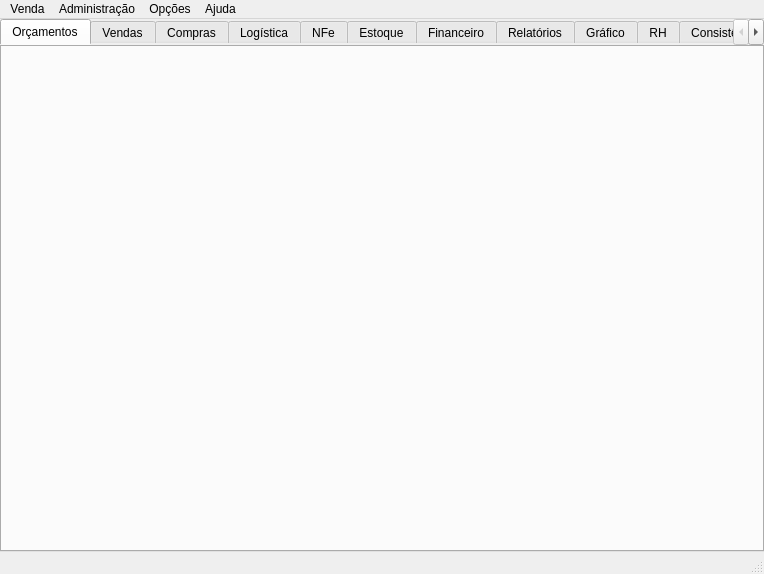
<?xml version="1.0" encoding="UTF-8"?>
<ui version="4.0">
 <class>MainWindow</class>
 <widget class="QMainWindow" name="MainWindow">
  <property name="geometry">
   <rect>
    <x>0</x>
    <y>0</y>
    <width>764</width>
    <height>574</height>
   </rect>
  </property>
  <property name="windowTitle">
   <string>MainWindow</string>
  </property>
  <property name="windowIcon">
   <iconset resource="../qrs/resources.qrc">
    <normaloff>:/Staccato.ico</normaloff>:/Staccato.ico</iconset>
  </property>
  <property name="locale">
   <locale language="Portuguese" country="Brazil"/>
  </property>
  <widget class="QWidget" name="centralWidget">
   <layout class="QGridLayout" name="gridLayout">
    <property name="leftMargin">
     <number>0</number>
    </property>
    <property name="topMargin">
     <number>0</number>
    </property>
    <property name="rightMargin">
     <number>0</number>
    </property>
    <property name="bottomMargin">
     <number>0</number>
    </property>
    <property name="spacing">
     <number>0</number>
    </property>
    <item row="0" column="0">
     <widget class="QTabWidget" name="tabWidget">
      <property name="styleSheet">
       <string notr="true">QTabBar::tab:disabled {
	 width: 0;
	 height: 0;
	 margin: 0;
	 padding: 0;
	 border: none; 
}

QTabWidget::pane {
	margin: 0px 0px 0px 0px; 
}
</string>
      </property>
      <property name="currentIndex">
       <number>0</number>
      </property>
      <widget class="QWidget" name="tabOrcamentos">
       <attribute name="title">
        <string>Orçamentos</string>
       </attribute>
       <layout class="QGridLayout" name="gridLayout_2">
        <property name="leftMargin">
         <number>0</number>
        </property>
        <property name="topMargin">
         <number>0</number>
        </property>
        <property name="rightMargin">
         <number>0</number>
        </property>
        <property name="bottomMargin">
         <number>0</number>
        </property>
        <property name="spacing">
         <number>0</number>
        </property>
        <item row="0" column="0">
         <widget class="WidgetOrcamento" name="widgetOrcamento" native="true"/>
        </item>
       </layout>
      </widget>
      <widget class="QWidget" name="tabVendas">
       <attribute name="title">
        <string>Vendas</string>
       </attribute>
       <layout class="QGridLayout" name="gridLayout_20">
        <property name="leftMargin">
         <number>0</number>
        </property>
        <property name="topMargin">
         <number>0</number>
        </property>
        <property name="rightMargin">
         <number>0</number>
        </property>
        <property name="bottomMargin">
         <number>0</number>
        </property>
        <property name="spacing">
         <number>0</number>
        </property>
        <item row="0" column="0">
         <widget class="WidgetVenda" name="widgetVenda" native="true"/>
        </item>
       </layout>
      </widget>
      <widget class="QWidget" name="tabCompras">
       <attribute name="title">
        <string>Compras</string>
       </attribute>
       <layout class="QGridLayout" name="gridLayout_21">
        <property name="leftMargin">
         <number>0</number>
        </property>
        <property name="topMargin">
         <number>0</number>
        </property>
        <property name="rightMargin">
         <number>0</number>
        </property>
        <property name="bottomMargin">
         <number>0</number>
        </property>
        <property name="spacing">
         <number>0</number>
        </property>
        <item row="0" column="0">
         <widget class="WidgetCompra" name="widgetCompra" native="true"/>
        </item>
       </layout>
      </widget>
      <widget class="QWidget" name="tabLogistica">
       <attribute name="title">
        <string>Logística</string>
       </attribute>
       <layout class="QGridLayout" name="gridLayout_6">
        <property name="leftMargin">
         <number>0</number>
        </property>
        <property name="topMargin">
         <number>0</number>
        </property>
        <property name="rightMargin">
         <number>0</number>
        </property>
        <property name="bottomMargin">
         <number>0</number>
        </property>
        <property name="spacing">
         <number>0</number>
        </property>
        <item row="0" column="0">
         <widget class="WidgetLogistica" name="widgetLogistica" native="true"/>
        </item>
       </layout>
      </widget>
      <widget class="QWidget" name="tabNFe">
       <attribute name="title">
        <string>NFe</string>
       </attribute>
       <layout class="QGridLayout" name="gridLayout_17" columnminimumwidth="0,0">
        <property name="leftMargin">
         <number>0</number>
        </property>
        <property name="topMargin">
         <number>0</number>
        </property>
        <property name="rightMargin">
         <number>0</number>
        </property>
        <property name="bottomMargin">
         <number>0</number>
        </property>
        <property name="spacing">
         <number>0</number>
        </property>
        <item row="0" column="1">
         <widget class="WidgetNfe" name="widgetNfe" native="true"/>
        </item>
       </layout>
      </widget>
      <widget class="QWidget" name="tabEstoque">
       <attribute name="title">
        <string>Estoque</string>
       </attribute>
       <layout class="QGridLayout" name="gridLayout_22">
        <property name="leftMargin">
         <number>0</number>
        </property>
        <property name="topMargin">
         <number>0</number>
        </property>
        <property name="rightMargin">
         <number>0</number>
        </property>
        <property name="bottomMargin">
         <number>0</number>
        </property>
        <property name="spacing">
         <number>0</number>
        </property>
        <item row="0" column="0">
         <widget class="WidgetEstoque" name="widgetEstoque" native="true"/>
        </item>
       </layout>
      </widget>
      <widget class="QWidget" name="tabFinanceiro">
       <attribute name="title">
        <string>Financeiro</string>
       </attribute>
       <layout class="QGridLayout" name="gridLayout_36">
        <property name="leftMargin">
         <number>0</number>
        </property>
        <property name="topMargin">
         <number>0</number>
        </property>
        <property name="rightMargin">
         <number>0</number>
        </property>
        <property name="bottomMargin">
         <number>0</number>
        </property>
        <property name="spacing">
         <number>0</number>
        </property>
        <item row="0" column="0">
         <widget class="WidgetFinanceiro" name="widgetFinanceiro" native="true"/>
        </item>
       </layout>
      </widget>
      <widget class="QWidget" name="tabRelatorios">
       <attribute name="title">
        <string>Relatórios</string>
       </attribute>
       <layout class="QGridLayout" name="gridLayout_3">
        <property name="leftMargin">
         <number>0</number>
        </property>
        <property name="topMargin">
         <number>0</number>
        </property>
        <property name="rightMargin">
         <number>0</number>
        </property>
        <property name="bottomMargin">
         <number>0</number>
        </property>
        <property name="spacing">
         <number>0</number>
        </property>
        <item row="0" column="0">
         <widget class="WidgetRelatorio" name="widgetRelatorio" native="true"/>
        </item>
       </layout>
      </widget>
      <widget class="QWidget" name="tabGraficos">
       <attribute name="title">
        <string>Gráfico</string>
       </attribute>
       <layout class="QGridLayout" name="gridLayout_4">
        <property name="leftMargin">
         <number>0</number>
        </property>
        <property name="topMargin">
         <number>0</number>
        </property>
        <property name="rightMargin">
         <number>0</number>
        </property>
        <property name="bottomMargin">
         <number>0</number>
        </property>
        <property name="spacing">
         <number>0</number>
        </property>
        <item row="0" column="0">
         <widget class="WidgetGraficos" name="widgetGraficos" native="true"/>
        </item>
       </layout>
      </widget>
      <widget class="QWidget" name="tabRh">
       <attribute name="title">
        <string>RH</string>
       </attribute>
       <layout class="QGridLayout" name="gridLayout_5">
        <property name="leftMargin">
         <number>0</number>
        </property>
        <property name="topMargin">
         <number>0</number>
        </property>
        <property name="rightMargin">
         <number>0</number>
        </property>
        <property name="bottomMargin">
         <number>0</number>
        </property>
        <property name="spacing">
         <number>0</number>
        </property>
        <item row="0" column="0">
         <widget class="WidgetRh" name="widgetRh" native="true">
          <property name="enabled">
           <bool>false</bool>
          </property>
         </widget>
        </item>
       </layout>
      </widget>
      <widget class="QWidget" name="tabConsistencia">
       <attribute name="title">
        <string>Consistência</string>
       </attribute>
       <layout class="QGridLayout" name="gridLayout_7">
        <property name="leftMargin">
         <number>0</number>
        </property>
        <property name="topMargin">
         <number>0</number>
        </property>
        <property name="rightMargin">
         <number>0</number>
        </property>
        <property name="bottomMargin">
         <number>0</number>
        </property>
        <property name="spacing">
         <number>0</number>
        </property>
        <item row="0" column="0">
         <widget class="WidgetConsistencia" name="widgetConsistencia" native="true"/>
        </item>
       </layout>
      </widget>
     </widget>
    </item>
   </layout>
  </widget>
  <widget class="QStatusBar" name="statusBar">
   <property name="styleSheet">
    <string notr="true">color: rgb(255, 0, 0);</string>
   </property>
  </widget>
  <widget class="QMenuBar" name="menuBar">
   <property name="geometry">
    <rect>
     <x>0</x>
     <y>0</y>
     <width>764</width>
     <height>21</height>
    </rect>
   </property>
   <widget class="QMenu" name="menuOpcoes">
    <property name="title">
     <string>Opções</string>
    </property>
    <widget class="QMenu" name="menuTema">
     <property name="title">
      <string>Tema</string>
     </property>
     <addaction name="actionClaro"/>
     <addaction name="actionEscuro"/>
    </widget>
    <widget class="QMenu" name="menuImportar_tabela_fornecedor">
     <property name="title">
      <string>Importar tabela fornecedor</string>
     </property>
     <addaction name="actionProdutos"/>
     <addaction name="actionPromocao"/>
    </widget>
    <addaction name="menuImportar_tabela_fornecedor"/>
    <addaction name="actionImportar_tabela_IBPT"/>
    <addaction name="menuTema"/>
    <addaction name="actionConfiguracoes"/>
   </widget>
   <widget class="QMenu" name="menuAdministracao">
    <property name="title">
     <string>Administração</string>
    </property>
    <addaction name="actionCadastrarProfissional"/>
    <addaction name="actionGerenciar_Lojas"/>
    <addaction name="actionGerenciar_Transportadoras"/>
    <addaction name="actionCadastrarUsuario"/>
    <addaction name="actionCadastrarFornecedor"/>
    <addaction name="actionCadastrarProdutos"/>
    <addaction name="actionGerenciar_preco_estoque"/>
   </widget>
   <widget class="QMenu" name="menuVenda">
    <property name="title">
     <string>Venda</string>
    </property>
    <addaction name="actionCriarOrcamento"/>
    <addaction name="actionCadastrarCliente"/>
   </widget>
   <widget class="QMenu" name="menuAjuda">
    <property name="title">
     <string>Ajuda</string>
    </property>
    <addaction name="actionSobre"/>
   </widget>
   <widget class="QMenu" name="menuCalculadora">
    <property name="title">
     <string/>
    </property>
    <property name="icon">
     <iconset resource="../qrs/resources.qrc">
      <normaloff>:/calculator-icon.png</normaloff>:/calculator-icon.png</iconset>
    </property>
    <addaction name="actionCalculadora"/>
    <addaction name="actionCalcular_frete"/>
   </widget>
   <addaction name="menuVenda"/>
   <addaction name="menuAdministracao"/>
   <addaction name="menuOpcoes"/>
   <addaction name="menuAjuda"/>
   <addaction name="menuCalculadora"/>
  </widget>
  <action name="actionCriarOrcamento">
   <property name="text">
    <string>Criar orçamento</string>
   </property>
   <property name="shortcut">
    <string>Ctrl+N</string>
   </property>
  </action>
  <action name="actionCadastrarProdutos">
   <property name="text">
    <string>Gerenciar produtos</string>
   </property>
  </action>
  <action name="actionCadastrarCliente">
   <property name="text">
    <string>Gerenciar cliente</string>
   </property>
   <property name="toolTip">
    <string>Cadastrar cliente</string>
   </property>
  </action>
  <action name="actionCadastrarUsuario">
   <property name="text">
    <string>Gerenciar usuários</string>
   </property>
   <property name="toolTip">
    <string>Cadastrar usuário</string>
   </property>
  </action>
  <action name="actionCadastrarProfissional">
   <property name="text">
    <string>Gerenciar profissionais</string>
   </property>
   <property name="toolTip">
    <string>Cadastrar profissional</string>
   </property>
  </action>
  <action name="actionGerenciar_Transportadoras">
   <property name="text">
    <string>Gerenciar transportadoras</string>
   </property>
  </action>
  <action name="actionGerenciar_Lojas">
   <property name="text">
    <string>Gerenciar lojas</string>
   </property>
  </action>
  <action name="actionCadastrarFornecedor">
   <property name="text">
    <string>Gerenciar fornecedores</string>
   </property>
   <property name="toolTip">
    <string>Cadastrar fornecedor</string>
   </property>
  </action>
  <action name="actionSobre">
   <property name="text">
    <string>Sobre o ERP Staccato</string>
   </property>
  </action>
  <action name="actionClaro">
   <property name="text">
    <string>Claro</string>
   </property>
  </action>
  <action name="actionEscuro">
   <property name="text">
    <string>Escuro</string>
   </property>
  </action>
  <action name="actionConfiguracoes">
   <property name="text">
    <string>Configurações</string>
   </property>
  </action>
  <action name="actionCalculadora">
   <property name="icon">
    <iconset resource="../qrs/resources.qrc">
     <normaloff>:/calculator-icon.png</normaloff>:/calculator-icon.png</iconset>
   </property>
   <property name="text">
    <string>Calculadora</string>
   </property>
  </action>
  <action name="actionProdutos">
   <property name="text">
    <string>Produtos</string>
   </property>
  </action>
  <action name="actionStaccatoOFF">
   <property name="text">
    <string>StaccatoOFF</string>
   </property>
  </action>
  <action name="actionPromocao">
   <property name="text">
    <string>Promoção</string>
   </property>
  </action>
  <action name="actionGerenciar_preco_estoque">
   <property name="text">
    <string>Gerenciar preço estoque</string>
   </property>
  </action>
  <action name="actionCalcular_frete">
   <property name="text">
    <string>Calcular frete</string>
   </property>
  </action>
  <action name="actionImportar_tabela_IBPT">
   <property name="text">
    <string>Importar tabela IBPT</string>
   </property>
  </action>
 </widget>
 <layoutdefault spacing="6" margin="11"/>
 <customwidgets>
  <customwidget>
   <class>WidgetVenda</class>
   <extends>QWidget</extends>
   <header>src/widgetvenda.h</header>
   <container>1</container>
  </customwidget>
  <customwidget>
   <class>WidgetOrcamento</class>
   <extends>QWidget</extends>
   <header>src/widgetorcamento.h</header>
   <container>1</container>
  </customwidget>
  <customwidget>
   <class>WidgetCompra</class>
   <extends>QWidget</extends>
   <header>src/widgetcompra.h</header>
   <container>1</container>
  </customwidget>
  <customwidget>
   <class>WidgetLogistica</class>
   <extends>QWidget</extends>
   <header>src/widgetlogistica.h</header>
   <container>1</container>
  </customwidget>
  <customwidget>
   <class>WidgetNfe</class>
   <extends>QWidget</extends>
   <header>src/widgetnfe.h</header>
   <container>1</container>
  </customwidget>
  <customwidget>
   <class>WidgetEstoque</class>
   <extends>QWidget</extends>
   <header>src/widgetestoque.h</header>
   <container>1</container>
  </customwidget>
  <customwidget>
   <class>WidgetRelatorio</class>
   <extends>QWidget</extends>
   <header>src/widgetrelatorio.h</header>
   <container>1</container>
  </customwidget>
  <customwidget>
   <class>WidgetFinanceiro</class>
   <extends>QWidget</extends>
   <header>src/widgetfinanceiro.h</header>
   <container>1</container>
  </customwidget>
  <customwidget>
   <class>WidgetGraficos</class>
   <extends>QWidget</extends>
   <header>src/widgetgraficos.h</header>
   <container>1</container>
  </customwidget>
  <customwidget>
   <class>WidgetRh</class>
   <extends>QWidget</extends>
   <header>src/widgetrh.h</header>
   <container>1</container>
  </customwidget>
  <customwidget>
   <class>WidgetConsistencia</class>
   <extends>QWidget</extends>
   <header>src/widgetconsistencia.h</header>
   <container>1</container>
  </customwidget>
 </customwidgets>
 <resources>
  <include location="../qrs/resources.qrc"/>
 </resources>
 <connections/>
</ui>
